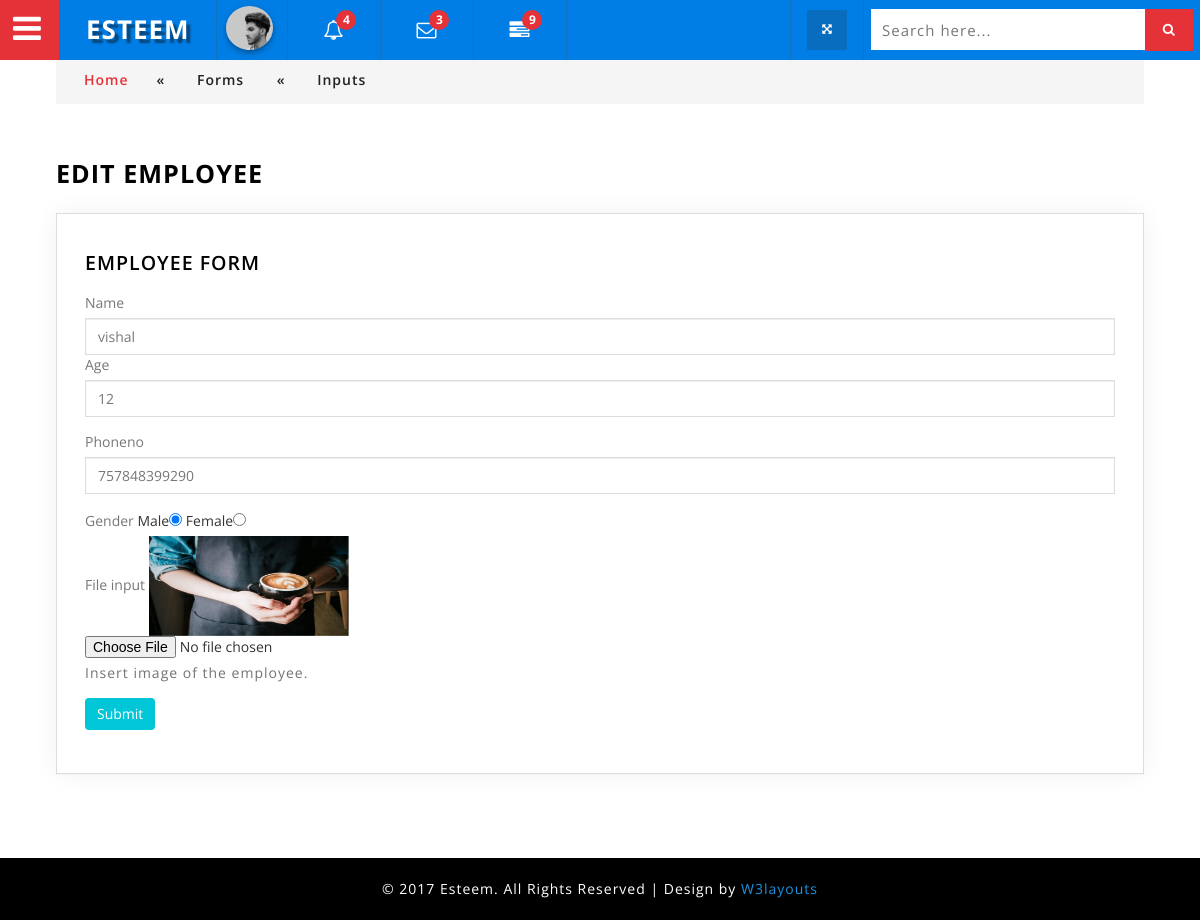
The page /admin/edit.php?id=22 on the database its author committed.
### tables this page shows
CREATE TABLE `tb_employee` (
  `employee_id` int(50) NOT NULL,
  `name` varchar(50) NOT NULL,
  `age` varchar(50) NOT NULL,
  `phoneno` varchar(50) NOT NULL,
  `gender` varchar(50) NOT NULL,
  `file` varchar(500) NOT NULL
);

### admin/edit.php (the view, shortened to what this page needs)
<!DOCTYPE html>
<html lang="zxx">
<head>
<link href="css/bootstrap.css" rel="stylesheet" type="text/css" media="all" />
<link href="css/component.css" rel="stylesheet" type="text/css" media="all" />
<link href="css/style_grid.css" rel="stylesheet" type="text/css" media="all" />
<link href="css/style.css" rel="stylesheet" type="text/css" media="all" />
<link href="css/font-awesome.css" rel="stylesheet">
</head>
<body>
<div class="wthree_agile_admin_info">
		  <div class="w3_agileits_top_nav">
			<ul id="gn-menu" class="gn-menu-main">
				<li class="gn-trigger">
					<a class="gn-icon gn-icon-menu"><i class="fa fa-bars" aria-hidden="true"></i><span>Menu</span></a>
				</li>
                <li class="second logo"><h1><a href="main-page.html"><i class="fa fa-graduation-cap" aria-hidden="true"></i>Esteem </a></h1></li>
					<li class="second admin-pic">
				       <ul class="top_dp_agile">
									<li class="dropdown profile_details_drop">
										<a href="#" class="dropdown-toggle" data-toggle="dropdown" aria-expanded="false">
											<div class="profile_img">
												<span class="prfil-img"><img src="images/admin.jpg" alt=""> </span>
											</div>
										</a>
									</li>
						</ul>
				</li>
				<li class="second top_bell_nav">
				   <ul class="top_dp_agile ">
									<li class="dropdown head-dpdn">
										<a href="#" class="dropdown-toggle" data-toggle="dropdown" aria-expanded="true"><i class="fa fa-bell-o" aria-hidden="true"></i> <span class="badge blue">4</span></a>
									</li>
						</ul>
				</li>
				<li class="second top_bell_nav">
				   <ul class="top_dp_agile ">
									<li class="dropdown head-dpdn">
										<a href="#" class="dropdown-toggle" data-toggle="dropdown" aria-expanded="true"><i class="fa fa-envelope-o" aria-hidden="true"></i> <span class="badge blue">3</span></a>
									</li>
						</ul>
				</li>
				<li class="second top_bell_nav">
				   <ul class="top_dp_agile ">
				       <li class="dropdown head-dpdn">
										<a href="#" class="dropdown-toggle" data-toggle="dropdown" aria-expanded="false"><i class="fa fa-tasks"></i><span class="badge blue">9</span></a>
									</li>
								</ul>
				</li>
				<li class="second w3l_search">
						<form action="#" method="post">
							<input type="search" name="search" placeholder="Search here..." required="">
							<button class="btn btn-default" type="submit"><i class="fa fa-search" aria-hidden="true"></i></button>
						</form>
				</li>
				<li class="second full-screen">
					<section class="full-top">
						<button id="toggle"><i class="fa fa-arrows-alt" aria-hidden="true"></i></button>
					</section>
				</li>
			</ul>
		</div>
				<div class="inner_content">
						<div class="w3l_agileits_breadcrumbs">
							<div class="w3l_agileits_breadcrumbs_inner">
								<ul>
									<li><a href="main-page.html">Home</a><span>«</span></li>
									<li>Forms <span>«</span></li>
									<li>Inputs</li>
								</ul>
							</div>
						</div>
					<div class="inner_content_w3_agile_info two_in">
					  <h2 class="w3_inner_tittle">Edit employee</h2>
													<div class="forms-main_agileits">
															<div class="graph-form agile_info_shadow">
															 <h3 class="w3_inner_tittle two">employee Form </h3>
																	<div class="form-body">
																	<?php
																	 require("connection.php");
																	 $id=$_REQUEST["id"];
																	 $res=$con->query("select*from tb_employee where employee_id=$id");
																	 $count=$res->num_rows;
																	 if($count>0)
																	 {$row=$res->fetch_assoc();
																	 }?>
																		<form  action="update.php" method="post"enctype="multipart/form-data">
																		<div class="form-group"> <label>Name</label>
																		<input type="text" value="<?php echo $row["name"];?>"name="name"class="form-control" placeholder="Name">
																		</div>
																		<div class="form-group">
																		<label for="exampleInputPassword1">Age</label>
																		<input type="number" value="<?php echo $row["age"];?>" name="age" class="form-control" placeholder="Age">
																		</div>
																		<div class="form-group">
																		<label for="exampleInputPassword1">Phoneno</label>
																		<input type="number" value="<?php echo $row["phoneno"];?>" name="phoneno" class="form-control" placeholder="phone number">
																		</div>
																		<div class="form-group">
																		<label> Gender </label>
																		<?php
																		if($row["gender"]=="male")
																		{
																	    ?>
																		Male<input type="radio" name="Male" value="male" checked>
																		Female<input type="radio" name="Male" value="female">
																		<?php
																		}
																	    ?>
																		<div class="form-group">
																		<label for="exampleInputFile">File input</label>
																		<img src="<?php echo"images/" . $row["file"];?>" height="100px" width="200px">
																		<input type="file" name="file" value="<?php echo $row["file"];?>" id="exampleInputFile"> <p class="help-block">Insert image of the employee.</p> </div>
																		<button type="submit" class="btn btn-default">Submit</button> </form>
																	</div>
															</div>
																</div>
				    </div>
				</div>
	</div>
<div class="copyrights">
	 <p>© 2017 Esteem. All Rights Reserved | Design by  <a href="http://w3layouts.com/" target="_blank">W3layouts</a> </p>
</div>
</body>
</html>

### admin/css/component.css (style rules this page uses)
*, *:after, *::before { -webkit-box-sizing: border-box; -moz-box-sizing: border-box; box-sizing: border-box; }
.gn-menu-main ul { margin: 0; padding: 0; list-style: none; text-transform: none; }
.gn-menu-main { top: 0; left: 0; width: 100%; height: 60px; font-size: 13px; position: fixed; }
.w3_agileits_top_nav { background: #007ee5; color: #fff; top: 0; left: 0; width: 100%; height: 60px; font-size: 13px; position: fixed; z-index: 999; }
.gn-menu-main a { display: block; height: 100%; color: #fff; text-decoration: none; cursor: pointer; }
.gn-menu-main > li { display: block; float: left; height: 100%; border-right: 1px solid #1372bf; text-align: center; }
li.second { padding: 0 7px; }
li.second.logo { padding: 0 26px; }
i.fa.fa-bars { color: #fff; }
.gn-menu-main li.gn-trigger { position: relative; width: 60px; -webkit-touch-callout: none; -webkit-user-select: none; -khtml-user-select: none; -moz-user-select: none; -ms-user-select: none; user-select: none; background: #e53238; color: #fff; padding: 5px 8px 0 0; font-size: 2.5em; }
.gn-menu-main > li:nth-child(7) { float: right; border-right: none; width: 28%; margin-top: 9px; }
.gn-menu-main > li:last-child { float: right; border-left: 1px solid #1372bf; }
.gn-menu-main > li > a { text-transform: uppercase; letter-spacing: 1px; font-weight: bold; }
.gn-menu-main:after { display: table; clear: both; content: ""; }
@media (max-width:1280px) { .gn-menu-main li.gn-trigger { position: relative; width: 60px; -webkit-touch-callout: none; -webkit-user-select: none; -khtml-user-select: none; -moz-user-select: none; -ms-user-select: none; user-select: none; background: #e53238; color: #fff; padding: 5px 4px 0 0; font-size: 2.5em; } }

### rows shown on the page
tb_employee: name "vishal", age "12", phoneno "757848399290", file (picture)
